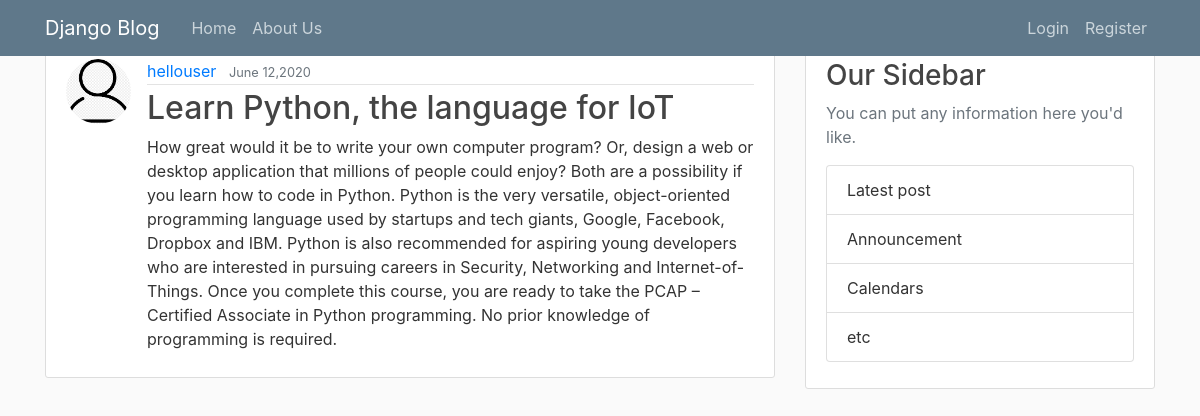
The app's page /post/4 with its own data.
### myApp/models.py (models this page shows, shortened)
class Post(models.Model):
	title = models.CharField(max_length=100)
	content = models.TextField()
	dateposted = models.DateTimeField(default=timezone.now)
	author= models.ForeignKey(User, on_delete=models.CASCADE)

### users/models.py (models this page shows, shortened)
class Profile(models.Model):
	user = models.OneToOneField(User, on_delete= models.CASCADE)
	image = models.ImageField(default='default.png', upload_to='profile_pics')

### myApp/views.py (the view)
# urls.py: path('post/<int:pk>', PostDetailView.as_view(), name='post-detail'),
class PostDetailView(DetailView):
	model = Post

### myApp/templates/myApp/post_detail.html (shortened to what this page needs)
{% extends "myApp/base.html" %}
{% block content %}
		<article class="media content-section">
			<img class="rounded-circle article-img" src="{{post.author.profile.image.url}}">
			<div class="media-body">
				<div class="article-metadata">
					<a class="mr-2" href="{% url 'user-posts' object.author.username %}">{{ object.author }}</a>
					<small class="text-muted">{{ object.dateposted | date:'F d,Y'}}</small>
				</div>
				<h2 class="article-title">{{ object.title }}</h2>
				<p class="article-content">{{ object.content }}</p>
			</div>
		</article>
{% endblock content %}

### myApp/static/myApp/main.css (style rules this page uses)
body { background: #fafafa; color: #333333; margin-top:3rem; }
h1,h2,h3,h4,h5,h5 { color: #444444; }
.content-section { background: #ffffff; padding: 10px 20px; border: 1px solid #dddddd; border-radius: 3px; margin-bottom: 20px; }
.article-title { color: #444444; }
.article-content { white-space: pre-line; }
.article-img { height: 65px; width: 65px; margin-right: 16px; }
.article-metadata { padding-bottom: 1px; margin-bottom: 4px; border-bottom: 1px solid #e3e3e3; }

### records on screen
Post: author.profile.image (placeholder picture), author "hellouser", dateposted "June 12,2020", title "Learn Python, the language for IoT", content "How great would it be to write your own computer program? Or, design a web or desktop application that millions of people could enjoy? Both are a possibility if you learn how to code in Python. Python is the very versatile, object-oriented programming language used by startups and tech giants, Google, Facebook, Dropbox and IBM. Python is also recommended for aspiring young developers who are interested in pursuing careers in Security, Networking and Internet-of-Things. Once you complete this course, you are ready to take the PCAP – Certified Associate in Python programming. No prior knowledge of programming is required."
